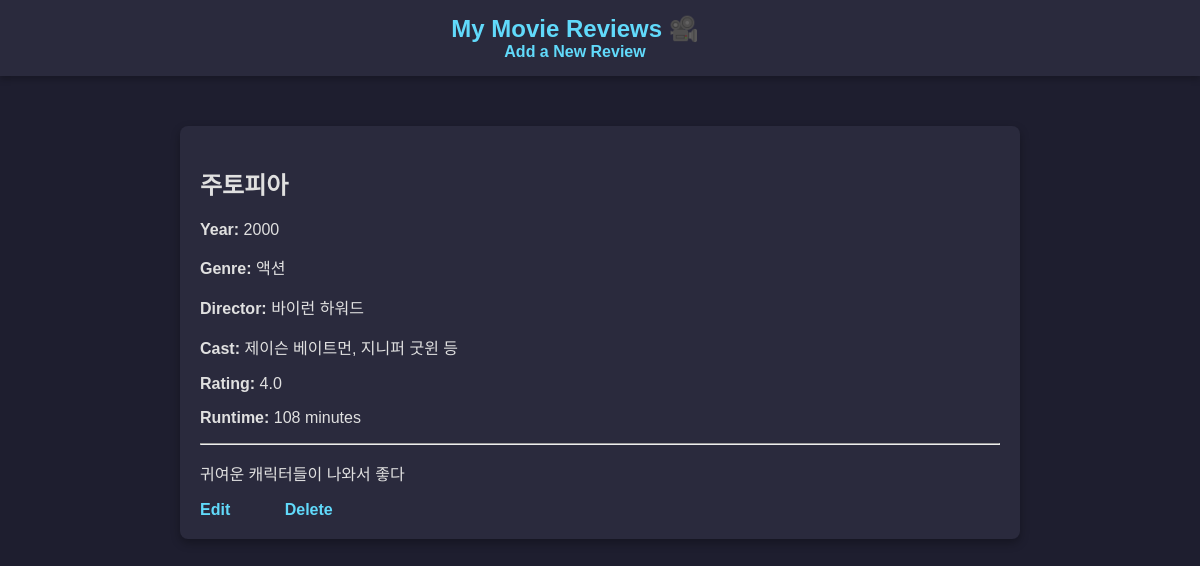
Page /review/1/ on the committed database.
### reviews/models.py (models this page shows, shortened)
class Review(models.Model):
    title = models.CharField(max_length=100)
    year = models.IntegerField()
    genre = models.CharField(max_length=50)
    director = models.CharField(max_length=100)
    cast = models.TextField()
    rating = models.FloatField()
    runtime = models.IntegerField()
    review = models.TextField()

### reviews/views.py (the view)
# urls.py: path('review/<int:review_id>/', views.detail, name='detail'),  # 디테일 페이지
def detail(request, review_id):
    review = get_object_or_404(Review, id=review_id)
    context = {
        'title': review.title,
        'year': review.year,
        'genre': review.genre,
        'director': review.director,
        'cast': review.cast,
        'rating': review.rating,
        'runtime': review.runtime,
        'review': review,
        'review_id': review.id,
    }
    return render(request, 'reviews/reviews_detail.html', context)

### templates/reviews/reviews_detail.html
{% extends 'base.html' %}
{% block content %}
<h2>{{ review.title }}</h2>
<p><strong>Year:</strong> {{ review.year }}</p>
<p><strong>Genre:</strong> {{ review.genre }}</p>
<p><strong>Director:</strong> {{ review.director }}</p>
<p><strong>Cast:</strong> {{ review.cast }}</p>
<p><strong>Rating:</strong> {{ review.rating }}</p>
<p><strong>Runtime:</strong> {{ review.runtime }} minutes</p>
<hr>
<p>{{ review.review }}</p>
<a href="{% url 'update' review_id=review.id %}">Edit</a>
<a href="{% url 'delete' review_id=review.id %}" onclick="return confirm('진짜 지울거야??...');">Delete</a>
{% endblock %}

### static/css/style.css (style rules this page uses)
body { font-family: Arial, sans-serif; background-color: #1e1e2f; color: #e0e0e0; margin: 0; padding: 0; }
a { text-decoration: none; color: #61dafb; font-weight: bold; margin-right: 50px; }

### rows in the picture
Review: title "주토피아", year "2000", genre "액션", director "바이런 하워드", cast "제이슨 베이트먼, 지니퍼 굿윈 등", rating "4.0", runtime "108", review "귀여운 캐릭터들이 나와서 좋다"
